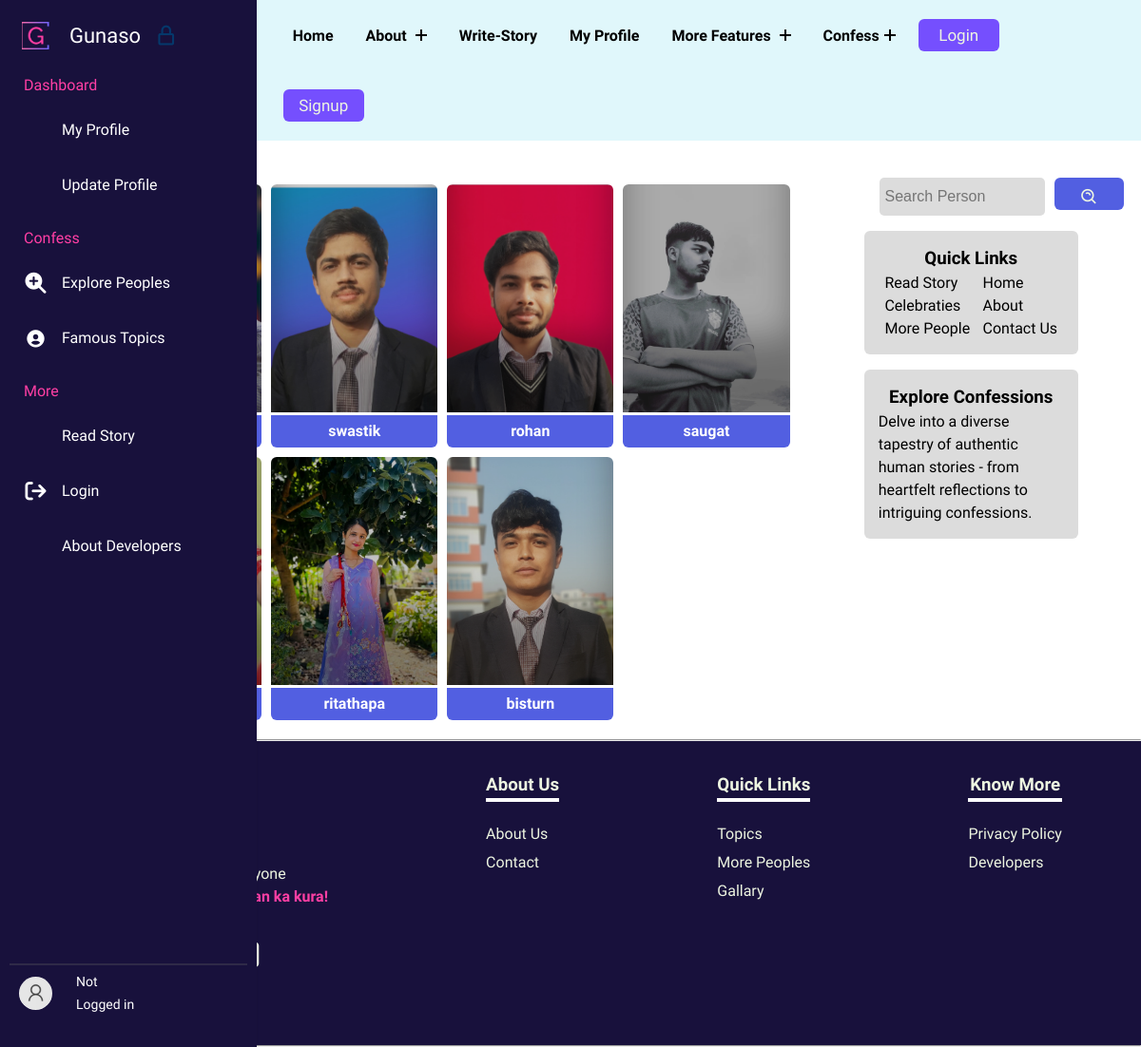
Before: /persons/ with the older database file.
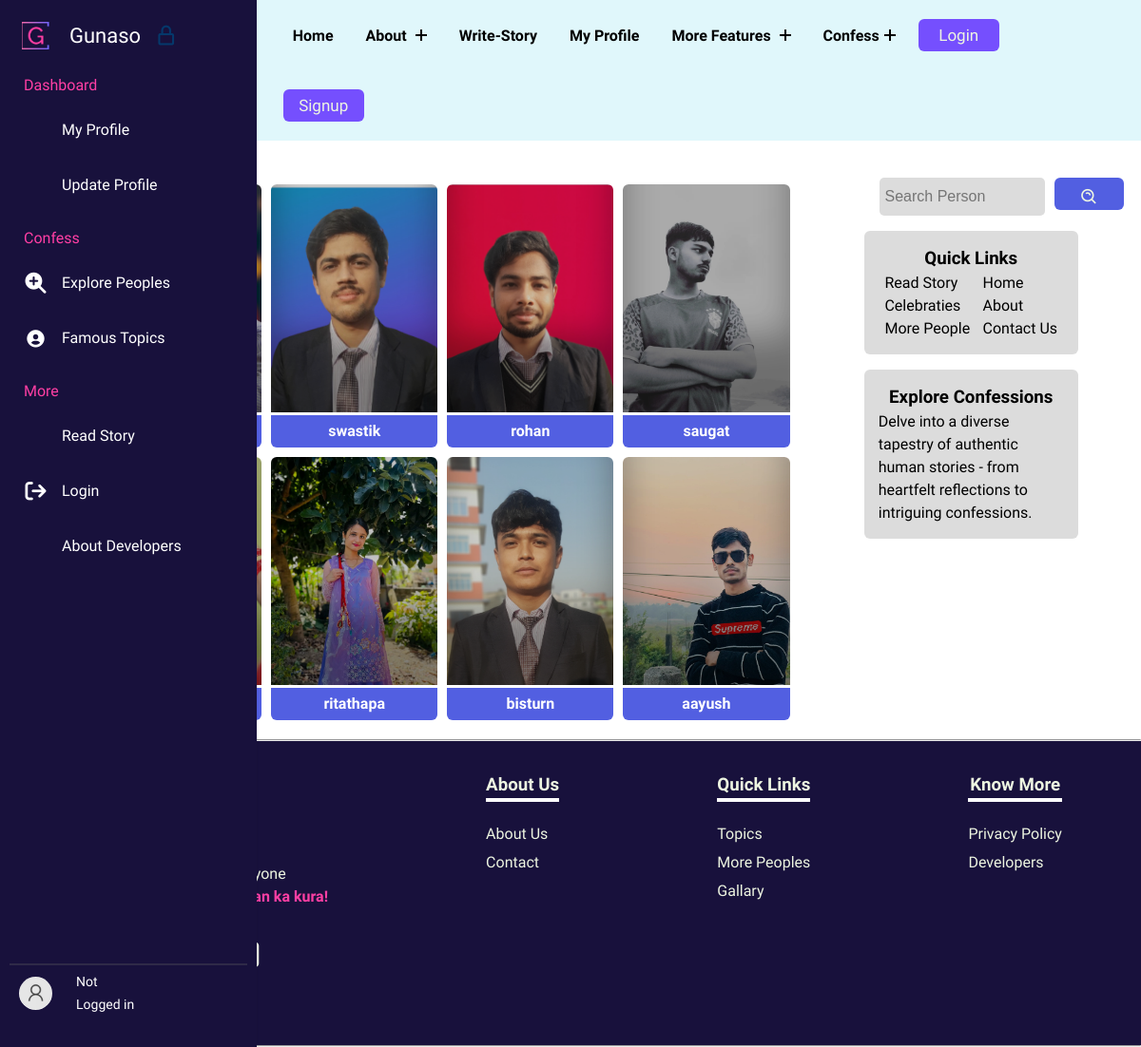
After: the same page with the newer database file.
### gunasoApp/models.py (models this page shows, shortened)
class Profile(models.Model):
    user = models.OneToOneField(User, on_delete=models.CASCADE, related_name="Profile")
    image = models.ImageField(upload_to="gunasoApp/images/loggeduserImages", blank=True, default="upload-image")

### gunasoApp/views.py (the view, shortened to what this page needs)
# urls.py: path('persons/',views.persons, name='person'),
def persons(request):
    if request.user.is_anonymous:
        all_users = Profile.objects.all()
        uppercontext = {
            "all_users": all_users,
        }
        return render(request, 'persons.html', uppercontext)

### templates/persons.html (shortened to what this page needs)
{% extends 'base.html' %}
{% load static %}
        {% block base_style%}
        {{ block.super }}
        <link rel="stylesheet" href="{% static 'styles/persons.css' %}">
        {% endblock base_style%}
        {% block content %}
        <div class="famoustopicsmain">
            <div class="containflex">
                <div class="leftside">
                    <h2>Connect <span class="blue">with:</span></h2>
                    <div class="gridcontain">
                        {% for profile in all_users %}
                        <div>
                            <div class="card" style="background-image: url(../media/{{profile.image}});">
                            </div>
                            <div class="linksbtns">
                                <a class="usernameanchor" href="../user/{{ profile.user }}">{{ profile.user }}</a>
                            </div>
                        </div>
                        {% endfor %}
                    </div>
                </div>
                <div class="rightside">
                    <div class="searchdiv" data-aos="fade-down">
                        <form method="get" action="{% url 'searchperson' %}">
                            <input class="searchinp" type="search" placeholder="Search Person" aria-label="Search"
                                name="query" id="query">
                            <button class="copybtn" type="submit" style="margin: 0;">
                                <i class='bx bx-search-alt'></i>
                            </button>
                        </form>
                    </div>
                    <div class="catandside">
                        <div class="categoriesdiv" data-aos="fade-down">
                            <h3>Quick Links</h3>
                            <div class="uls">
                                <ul class="lineone">
                                    <li><a href="/read-story">Read Story</a></li>
                                    <li><a href="/topics">Celebraties</a></li>
                                    <li><a href="#">More People</a></li>
                                </ul>
                                <ul class="lineone">
                                    <li><a href="/">Home</a></li>
                                    <li><a href="/about">About</a></li>
                                    <li><a href="/contact">Contact Us</a></li>
                                </ul>
                            </div>
                        </div>
                        <div class="categoriesdiv" data-aos="fade-up">
                            <h3>Explore Confessions</h3>
                            <p>Delve into a diverse tapestry of authentic human stories - from heartfelt reflections to
                                intriguing confessions.</p>
                        </div>
                    </div>
                </div>
            </div>
        </div>
        {% endblock %}

### templates/base.html (shortened to what this page needs)
{% load static %}
{% load webpush_notifications %}
<!DOCTYPE html>
<html lang="en">
<head>
    {% block base_style%}
    <link rel="stylesheet" href="{% static 'styles/base.css' %}">
    <link href="https://unpkg.com/aos@2.3.1/dist/aos.css" rel="stylesheet">
    {% endblock base_style%}
    <link href="https://cdn.jsdelivr.net/npm/remixicon@4.0.0/fonts/remixicon.css" rel="stylesheet" />
    <link flex href="https://unpkg.com/boxicons@2.1.4/css/boxicons.min.css" rel="stylesheet" />
</head>
<body>
    <header class="header">
        <div class="container_nav">
            <div class="header-main">
                <div class="logo">
                    <a href="/">
                        <div class="contentlogo">
                            <h2 class="text" data-text="Gunaso">
                            </h2>
                        </div>
                    </a>
                </div>
                <nav class="nav-menu">
                    <ul class="menu">
                        <li class="menu-item">
                            <a href="/">Home</a>
                        </li>
                        <li class="menu-item menu-item-has-children">
                            <a href="#" data-toggle="sub-menu">About <i class="plus"></i></a>
                        </li>
                        <li class="menu-item">
                            <a href="{% url 'writestory' %}">write-Story</a>
                        </li>
                        <li class="menu-item">
                            <a href="/user/{{request.user}}">My Profile</a>
                        </li>
                        <li class="menu-item menu-item-has-children">
                            <a href="#" data-toggle="sub-menu">More Features <i class="plus"></i></a>
                        </li>
                        <li class="menu-item menu-item-has-children">
                            <a href="#" data-toggle="sub-menu">Confess<i class="plus"></i></a>
                        </li>
                        {% if user.is_authenticated %}
                        <button id="logoutbtn" onclick="logoutfunc()">
                            Logout
                        </button>
                        {% else %}
                        <button id="loginbtn" onclick="loginfunc()">
                            Login
                        </button>
                        <button id="signupbtn" onclick="signupfunc()">
                            Signup
                        </button>
                        {% endif %}
                    </ul>
                </nav>
            </div>
        </div>
    </header>
    <nav class="sidebar hoverable close">
        <div class="logo_items flex">
            <span class="nav_image">
                <img src="{% static 'images/logos/g-high-resolution-logo-transparent.png' %}" alt="logo_img" />
            </span>
            <span class="logo_name">Gunaso</span>
            <i class="bx bx-lock-alt" id="lock-icon" title="Unlock Sidebar"></i>
        </div>
        <div class="menu_container">
            <div class="menu_items">
                <ul class="menu_item">
                    <div class="menu_title flex">
                        <span class="title">Dashboard</span>
                    </div>
                    <li class="item">
                        <a href="/user/{{request.user}}" class="link flex">
                            <i style="color: #fff;">
                                <lord-icon src="https://cdn.lordicon.com/hrjifpbq.json" trigger="hover"
                                    style="width:35px;height:35px" colors="primary:#fff,secondary:#fff">
                                </lord-icon>
                            </i>
                            <span>My Profile</span>
                        </a>
                    </li>
                    <li class="item">
                        <a href="{% url 'update_profile' %}" class="link flex">
                            <i>
                                <lord-icon src="https://cdn.lordicon.com/ifsxxxte.json" trigger="hover"
                                    style="width:30px;height:30px" colors="primary:#fff,secondary:#fff">
                                </lord-icon>
                            </i>
                            <span>Update Profile</span>
                        </a>
                    </li>
                </ul>
                <ul class="menu_item">
                    <div class="menu_title flex">
                        <span class="title">Confess</span>
                    </div>
                    <li class="item">
                        <a href="{% url 'person' %}" class="link flex">
                            <i class="fa-solid fa-magnifying-glass-plus"></i>
                            <span>Explore Peoples</span>
                        </a>
                    </li>
                    <li class="item">
                        <a href="{% url 'topics' %}" class="link flex">
                            <i class='bx bxs-user-circle'></i>
                            <span>Famous Topics</span>
                        </a>
                    </li>
                </ul>
                <ul class="menu_item">
                    <div class="menu_title flex">
                        <span class="title">More</span>
                    </div>
                    <li class="item">
                        <a href="{% url 'readstory' %}" class="link flex">
                            <i>
                                <lord-icon src="https://cdn.lordicon.com/depeqmsz.json" trigger="hover"
                                    style="width:30px;height:30px" colors="primary:#fff,secondary:#fff">
                                </lord-icon>
                            </i>
                            <span>Read Story</span>
                        </a>
                    </li>
                    <li class="item">
                        {% if user.is_authenticated %}
                        <a href="{% url 'logout' %}" class="link flex">
                            <i class='bx bx-log-out-circle'></i>
                            <span>Logout</span>
                        </a>
                        {% else %}
                        <a href="{% url 'login' %}" class="link flex">
                            <i class="fa-solid fa-arrow-right-from-bracket"></i>
                            <span>Login</span>
                        </a>
                        {% endif %}
                    </li>
                    <li class="item">
                        <a href="{% url 'developers' %}" class="link flex">
                            <i>
                                <lord-icon src="https://cdn.lordicon.com/eodeknny.json" trigger="hover"
                                    style="width:29px;height:29px; margin-left: 5px;"
                                    colors="primary:#fff,secondary:#fff">
                                </lord-icon>
                            </i>
                            <span>About Developers</span>
                        </a>
                    </li>
                </ul>
            </div>
            <div class="sidebar_profile flex">
                {% if user.is_authenticated %}
                <span class="nav_image">
                    <img src="{{request.user.Profile.image.url}}" alt="logo_img"
                        style="border-radius: 50%; height: 35px; width:35px;" />
                </span>
                <div class="data_text">
                    <span class="name">{{request.user}}</span>
                    <br>
                    <span class="email">{{request.user.email}}</span>
                </div>
                {% else %}
                <span class="nav_image">
                    <img src="{% static 'images/nologgedin.jpg' %}" alt="logo_img"
                        style="border-radius: 50%; height: 35px; width:35px;" />
                </span>
                <div class="data_text">
                    <span class="name" style="font-size: 14px;">Not <br>Logged in</span>
                    <br>
                </div>
                {% endif %}
            </div>
        </div>
    </nav>
    {% block content %} {% endblock %}
    <hr>
    <footer class="footer">
        <div class="fone">
            <p>Gunaso for Everyone<br> <span>Pokham afna man ka kura!</span></p>
            <div class="footer-links">
                <a href=""></a>
                <a href=""></a>
                <a href=""></a>
            </div>
        </div>
        <div class="ftwo">
            <ul>
                <h3 class="footer-h3">About Us</h3>
                <li><a href="{% url 'about' %}">About Us</a></li>
                <li><a href="{% url 'contact' %}">Contact</a></li>
            </ul>
        </div>
        <div class="fthree">
            <ul>
                <h3 class="footer-h3">Quick Links</h3>
                <li><a href="{% url 'topics'%}">Topics</a></li>
                <li><a href="{% url 'person'%}">More Peoples</a></li>
                <li><a href="{% url 'gallary' %}">Gallary</a></li>
            </ul>
        </div>
        <div class="ffour">
            <ul>
                <h3 class="footer-h3">Know More</h3>
                <li><a href="{% url 'privacypolicy' %}">Privacy Policy</a></li>
                <li><a href="{% url 'developers' %}">Developers</a></li>
            </ul>
        </div>
    </footer>
</body>
</html>

### static/styles/persons.css (style rules this page uses)
* { margin: 0; padding: 0; box-sizing: border-box; }
:root { --dark: #05386B; --darkgreen: #379683; --bcolor: #5CDB95; --backupgreen: #8EE4AF; --para: #EDF5E1; --mainheading: #FFF; --hotish: #FF3FA4; --skyblue: #525FE1; --deepdark: #1010; }
.blue { color: var(--skyblue); }
.copybtn { cursor: pointer; background-color: var(--skyblue); font-family: inherit; display: inline-block; width: 5em; height: 2em; line-height: 1.9em; margin: 10px 0; position: relative; overflow: hidden; border: 2px solid var(--color); transition: color .5s; z-index: 1; font-size: 17px; border-radius: 6px; font-weight: 500; color: var(--para); }
.copybtn:before { content: ""; position: absolute; z-index: -1; background: var(--skyblue); height: 150px; width: 200px; border-radius: 50%; }
.copybtn:before { top: 100%; left: 100%; transition: all .7s; }
.famoustopicsmain { margin: 0 .5rem 0 5rem; }
.containflex { padding: 10px; display: flex; gap: 20px; }
.gridcontain { display: grid; gap: 10px; grid-template-columns: repeat(4, 1fr) }
.card { padding: 6px; height: 30vh; border-top-left-radius: 6px; border-top-right-radius: 6px; box-shadow: rgba(0, 0, 0, 0.35) 0px -80px 36px -1px inset; background-color: violet; background-size: cover; background-position: center; background-repeat: no-repeat; filter: brightness(80%); }
a { text-decoration: none; }
.usernameanchor { display: flex; justify-content: center; font-weight: bold; margin-top: 3px; font-size: 16px; background-color: var(--skyblue); padding: 5px 10px; border-bottom-left-radius: 6px; border-bottom-right-radius: 6px; width: inherit; color: #ffffff; }
.linksbtns { display: flex; flex-direction: column; gap: 5px; }
.leftside { padding: 0 10px 10px 10px; flex-basis: 70%; }
.rightside { padding-top: 13px; flex-basis: 30%; border-radius: 6px; }
.searchdiv { margin-top: 1rem; display: flex; align-items: center; margin-left: 4rem; }
.searchdiv form { display: flex; gap: 10px; }
.searchdiv i { line-height: 5vh; font-size: 20px; }
.searchinp { padding: 6px; width: 78%; background-color: gainsboro; height: 5vh; }
.searchinp { border: none; font-size: 16px; border-radius: 5px; }
.catandside { display: flex; flex-direction: column; align-items: center; }
.categoriesdiv { margin-top: 1rem; border-radius: 6px; padding: 15px; background-color: gainsboro; text-align: center; width: 70%; }
.categoriesdiv p { text-align: left; }
.uls { display: flex; justify-content: space-around; }
.uls ul { text-align: left; }
.uls ul li a { text-decoration: none; color: #000; cursor: pointer; }

Changed rows visible on the page:
added Profile: image (picture), user "aayush"
